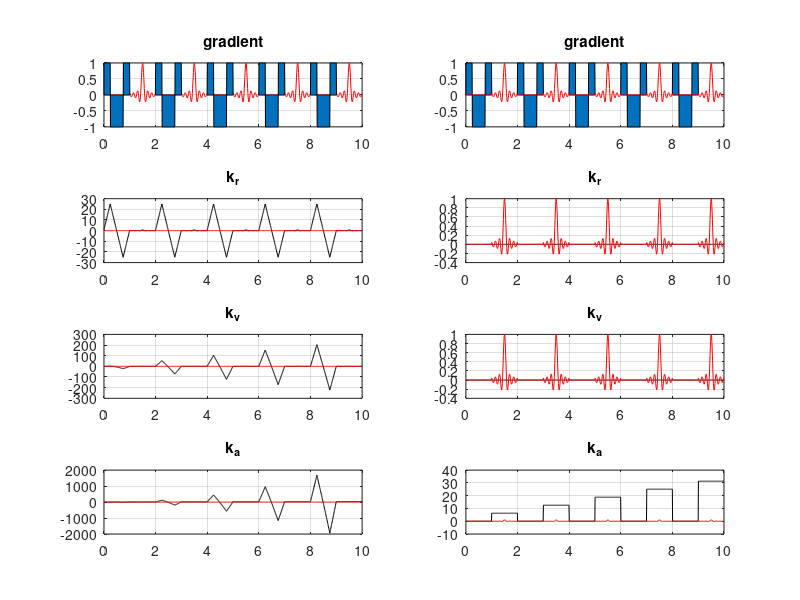

MATLAB code for this plot:
seg1 = 0.1*sin(linspace(0,2*pi, 50));
seg1 = ones(1,50);
seg1(end/2+1:end) = -1;
seg2 = zeros(size(seg1));
module = [seg1 -seg1 seg2 seg2];

rf1 = sinc(linspace(-2*pi, 2*pi, 100));
rf = [seg2 seg2 rf1 ];

g = repmat(module, 1,5);
rf = repmat(rf, 1,5);

t = linspace(0,10,length(g));
kr = cumsum(g);
kv = cumsum(t.*g);
ka = cumsum(t.*t.*g);

zmask = ones(size(g));
zmask(abs(g) > eps) = 0;

% k trajectorie
subplot(421)
plot(t,rf,'r'), grid on
title('RF pulses')
hold on
area(t,g)
title('gradient')
hold off

subplot(423)
plot(t,kr,'k'), grid on
title('k_r')
hold on
plot(t,rf,'r')
hold off

subplot(425)
plot(t,kv,'k'), grid on
title('k_v')
hold on
plot(t,rf,'r')
hold off

subplot(427)
plot(t,ka,'k'), grid on
title('k_a')
hold on
plot(t,rf,'r')
hold off

% Zoomed in version:  clip out the trajectory during gradient readout
subplot(422)
area(t,g), grid on
title('gradient')
hold on
plot(t,rf,'r')
hold off

subplot(424)
plot(t, kr .* zmask ,'k'), grid on
title('k_r')
hold on
plot(t,rf,'r')
hold off

subplot(426)
plot(t, kv.*zmask,'k'), grid on
title('k_v')
hold on
plot(t,rf,'r')
hold off

subplot(428)
plot(t, ka.*zmask,'k'), grid on
title('k_a')
hold on
plot(t,rf,'r')
hold off




accel = (50-4)/1.5
